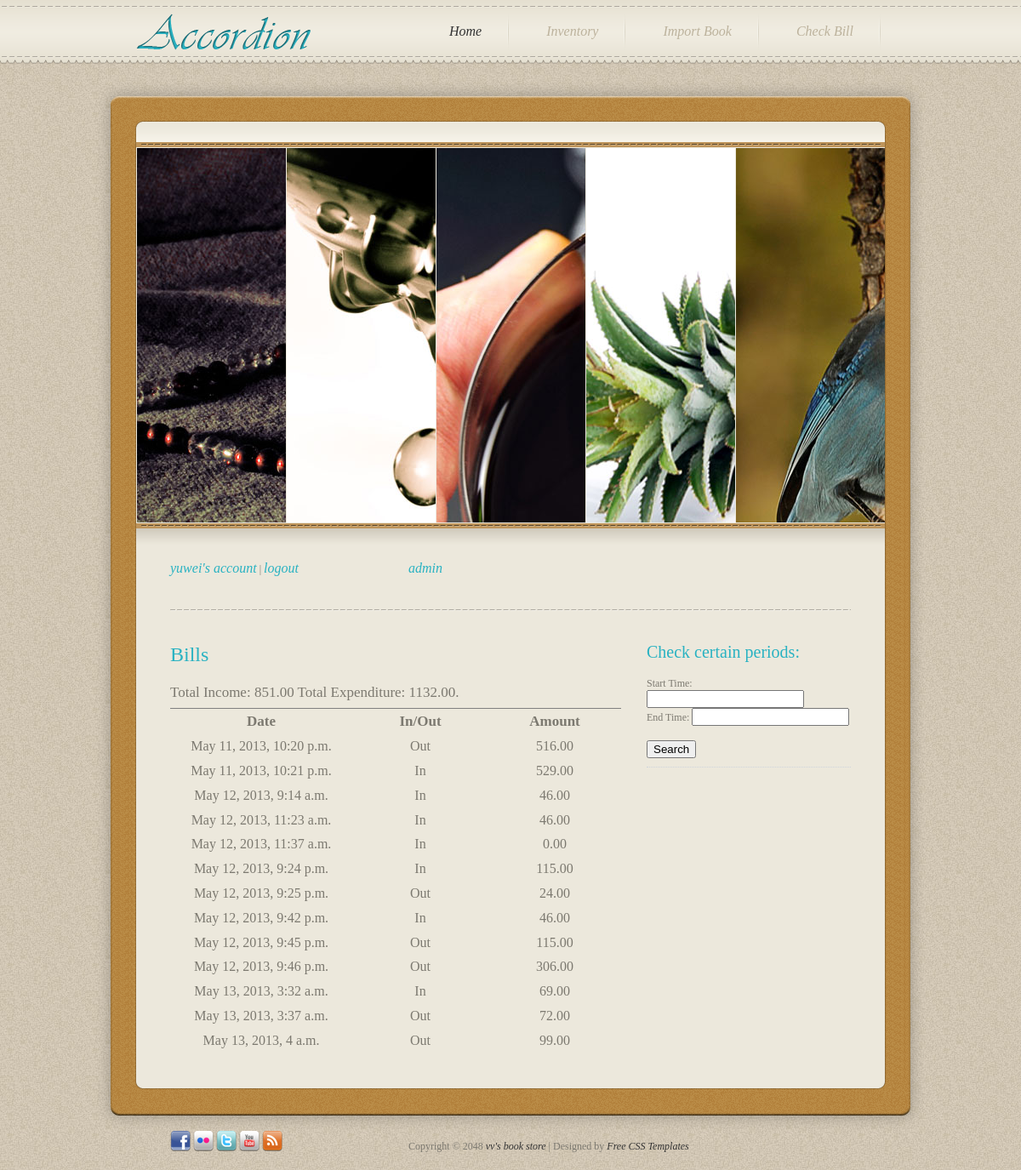
The page /bill/ (signed in) on the database its author committed.
### bookstore/models.py (models this page shows, shortened)
class bill(models.Model):
    inout_CHOICES = (
        ('0', 'Out'),
        ('1', 'In'),
    )
    inout = models.CharField(max_length=1, choices=inout_CHOICES)
    date = models.DateTimeField()
    amount = models.DecimalField(max_digits=9, decimal_places=2)

### project/views.py (the view)
@login_required
def checkbill(request):#�鿴һ��ʱ���ڵ���Ŀ
   	if 'start' in request.GET and 'end' in request.GET:
		s = request.GET['start']
		e = request.GET['end']
		bills = bill.objects.filter(date__gte=s, date__lte=e)
	else:
		bills = bill.objects.all()
	sum_in = 0
	sum_out = 0
	for b in bills:
			if b.inout == '0':
				sum_out += b.amount
			elif b.inout == '1':
				sum_in += b.amount
	return render_to_response('bill.html',locals(), context_instance=RequestContext(request))

### project/templates/bill.html (shortened to what this page needs)
{% extends "base.html" %}
  {% block head %}
		<h2>Bills</h2>
  {% endblock %}
  {% block content %}
	{% if bills %}
		<p style = "font-size:17px">Total Income: {{sum_in}} Total Expenditure: {{sum_out}}.</p>
		<table frame="above" cellpadding = "5" width = "530" style="word-break:break-all; word-wrap:break-all;">
			<tr  style = "font-size:17px">
			<th width = 200>Date</th>
			<th width = 150>In/Out</th>
			<th>Amount</th>
			</tr>
			{% for bill in bills %}
        	<tr  style = "font-size:16px">
			<td align="center">{{ bill.date}}</td>
			<td align="center">{{bill.get_inout_display}}</td>
			<td align="center">{{bill.amount }}</td>
			</tr>
			{% endfor %}
		</table>
	{% else %}
    	<p style = "font-size:17px">No bills matched your search criteria.</p>
	{% endif %}
  {% endblock %}
  {% block heading1 %}
	<h3>Check certain periods:</h3>
  {% endblock %}
  {% block content1 %}
  	<div class="rp_pp">
        <form action="" method="get">
  		<label for="s">Start Time:</label>
 		<input type="text" name="start">
		<label for="e">End Time:</label>
 		<input type="text" name="end">
    	<input type="submit" value="Search" />
    	</form>
    </div>
  {% endblock %}

### project/templates/base.html (shortened to what this page needs)
<!DOCTYPE html PUBLIC "-//W3C//DTD XHTML 1.0 Transitional//EN" "http://www.w3.org/TR/xhtml1/DTD/xhtml1-transitional.dtd">
<html xmlns="http://www.w3.org/1999/xhtml">
<head>
<link href="/css/templatemo_style.css" rel="stylesheet" type="text/css" />
<link rel="stylesheet" type="text/css" href="/css/ddsmoothmenu.css" />
</head>
<body>
<div id="templatemo_top_wrapper">
	<div id="templatemo_top">
    	<div id="site_title"><h1><a href = "/homepage/">Book Store</a></h1></div>
        <div id="templatemo_menu" class="ddsmoothmenu">
            <ul>
                <li><a href="/homepage" class="selected">Home</a></li>
                <li><a href="/inventory">Inventory</a>
                </li>
                <li><a href="/buy">Import Book</a>
                </li>
				<li><a href="/bill">Check Bill</a></li>
            </ul>
            <br style="clear: left" />
        </div>
    </div>
</div>
<div id="templatemo_main_top"></div>
<div id="templatemo_main_wrapper">
	<div id="templatemo_slider_wrapper">
    	<ul class="slider horizontal" >
            <li id="slide_1"><img src="/images/slider/01.jpg" alt="Slider 01" /></li>
            <li id="slide_2"><img src="/images/slider/02.jpg" alt="Slider 02" /></li>
            <li id="slide_3"><img src="/images/slider/03.jpg" alt="Slider 03" /></li>
            <li id="slide_4"><img src="/images/slider/04.jpg" alt="Slider 04" /></li>
            <li id="slide_5"><img src="/images/slider/05.jpg" alt="Slider 05" /></li>
        </ul>
    </div>
    <div id="templatemo_main">
    	<div class="col col_3 hp_post">
            {% if user.is_authenticated %}
            <a href="/manage/" style = "font-size:16px">{{ user }}'s account</a> |
            <a href="/accounts/logout/"style = "font-size:16px">logout </a>
          	{% else %}
            <a href="/login/"  style = "font-size:16px">login</a>
          	{% endif %}
        </div>
        <div class="col col_3 hp_post">
            <a href="/admin/"  style = "font-size:16px"> admin</a>
        </div>
        <div class="cleaner h40 hr"></div>
		<div class="col col_32">
			{% block head %} {% endblock %}
		{% block content %} {% endblock %}
			<div class="cleaner h10"></div>
		</div>
        <div class="col col_3 no_margin_righ">
			{% block heading1 %} {% endblock %}
            {% block content1 %} {% endblock %}
        </div>
    </div>
</div>
<div id="templatemo_footer">
	<div class="col col_3">
        <a href="#"><img src="/images/facebook.png" title="Facebook" alt="Facebook" /></a>
        <a href="#"><img src="/images/flickr.png" title="Flickr" alt="Flickr"/></a>
        <a href="#"><img src="/images/twitter.png" title="Twitter" alt="Twitter"/></a>
        <a href="#"><img src="/images/youtube.png" title="Youtube" alt="Youtube"/></a>
        <a href="#"><img src="/images/feed.png" title="RSS" alt="RSS"/></a>
	</div>
    <div class="col col_32 copyright no_margin_righ">
        Copyright © 2048 <a href="#">vv's book store</a> | Designed by <a href="http://www.templatemo.com" target="_parent">Free CSS Templates</a>
	</div>
</div>
</body>
</html>

### project/templates/11/css/templatemo_style.css (style rules this page uses)
body { margin: 0; padding: 0; color: #7c7970; font-family: Georgia, "Times New Roman", Times, serif; font-size: 12px; line-height: 1.4em; background-color: #c9bda7; background-image: url(../images/templatemo_body.jpg); background-repeat: repeat; }
a, a:link, a:visited { color: #29b2c2; font-weight: normal; text-decoration: none; font-style: italic; }
p { margin: 0 0 10px 0; padding: 0; }
img { border: none; }
h1, h2, h3, h4, h5, h6 { color: #29b2c2; font-weight: normal; }
h1 { font-size: 48px; margin: 0 0 30px; padding: 5px 0 }
h2 { font-size: 24px; margin: 0 0 25px; padding: 3px 0 }
h3 { font-size: 20px; margin: 0 0 20px; padding: 0; }
.cleaner { clear: both }
.h10 { height: 10px }
.h40 { height: 40px }
.hr { background:url(../images/templatemo_divider.png) bottom center no-repeat; margin-bottom: 40px }
#templatemo_top_wrapper { width: 100%; height: 75px; margin-bottom: 20px; background: url(../images/templatemo_top.png) repeat-x }
#templatemo_top { width: 880px; padding: 10px 48px; margin: 0 auto; }
#templatemo_main_top { width: 976px; height: 78px; margin: 0 auto; background: url(../images/templatemo_main_top.png) no-repeat }
#templatemo_main_wrapper { width: 880px; padding: 0 48px; margin: 0 auto; background: url(../images/templatemo_main_middle.png) repeat-y }
#templatemo_main { padding: 20px 40px 20px }
#templatemo_footer { width: 800px; padding: 60px 88px 10px; margin: 0 auto; background: url(../images/templatemo_main_bottom.png) no-repeat top center }
#site_title { float: left; }
#site_title h1 { margin: 0; padding: 0; }
#site_title h1 a { display: block; font-size: 12px; font-family: Georgia, "Times New Roman", Times, serif; width: 229px; height: 54px; color: #acacac; text-indent: -10000px; background: url(../images/templatemo_logo.png) no-repeat center left; }
#templatemo_menu { float: right }
#templatemo_slider_wrapper { width: 878px; padding: 1px 1px 26px; margin: 0 auto; background: url(../images/templatemo_slider.png) no-repeat bottom }
.col { float: left; margin-right: 40px }
.col_3 { width: 240px; }
.col_32 { width: 520px }
.no_margin_righ { margin-right: 0 }
.rp_pp { margin-bottom: 10px; padding-bottom: 10px; border-bottom: 1px dotted #ced4dc }
.copyright { padding: 10px 0; }
.copyright a { color: #333; }
.slider { list-style: none; position: relative; width: 878px; height: 440px; overflow: hidden; margin: 0; padding: 0; }
.slider li { width: 174.8px; height: 440px; display: block; overflow: hidden; padding: 0; }
.slider.horizontal li { margin-right: 5px; float: left; }
.slider.horizontal #slide_5 { margin-right: none; }

### project/templates/11/css/ddsmoothmenu.css (style rules this page uses)
.ddsmoothmenu ul { z-index:100; margin: 0; padding: 0; list-style-type: none; }
.ddsmoothmenu ul li { position: relative; display: inline; float: left; }
.ddsmoothmenu ul li a { display: block; height: 54px; padding: 0 32px 0 30px; line-height: 54px; margin: 0 5px 0 9px; font-size: 16px; color: #bcb29c; text-align: center; text-decoration: none; font-weight: 400; outline: none; font-family: Georgia, "Times New Roman", Times, serif; background: url(../images/templatemo_menu_divider.png) center right no-repeat }
.ddsmoothmenu ul li a.selected, .ddsmoothmenu ul li a:hover { color: #333; }

### rows shown on the page
bill: date "May 11, 2013, 10:20 p.m.", inout "Out", amount "516.00"
bill: date "May 11, 2013, 10:21 p.m.", inout "In", amount "529.00"
bill: date "May 12, 2013, 9:14 a.m.", inout "In", amount "46.00"
bill: date "May 12, 2013, 11:23 a.m.", inout "In", amount "46.00"
bill: date "May 12, 2013, 11:37 a.m.", inout "In", amount "0.00"
bill: date "May 12, 2013, 9:24 p.m.", inout "In", amount "115.00"
bill: date "May 12, 2013, 9:25 p.m.", inout "Out", amount "24.00"
bill: date "May 12, 2013, 9:42 p.m.", inout "In", amount "46.00"
bill: date "May 12, 2013, 9:45 p.m.", inout "Out", amount "115.00"
bill: date "May 12, 2013, 9:46 p.m.", inout "Out", amount "306.00"
bill: date "May 13, 2013, 3:32 a.m.", inout "In", amount "69.00"
bill: date "May 13, 2013, 3:37 a.m.", inout "Out", amount "72.00"
bill: date "May 13, 2013, 4 a.m.", inout "Out", amount "99.00"

### other values the page prints
{{ user }} "yuwei"
{{ sum_in }} "851.00"
{{ sum_out }} "1132.00"
